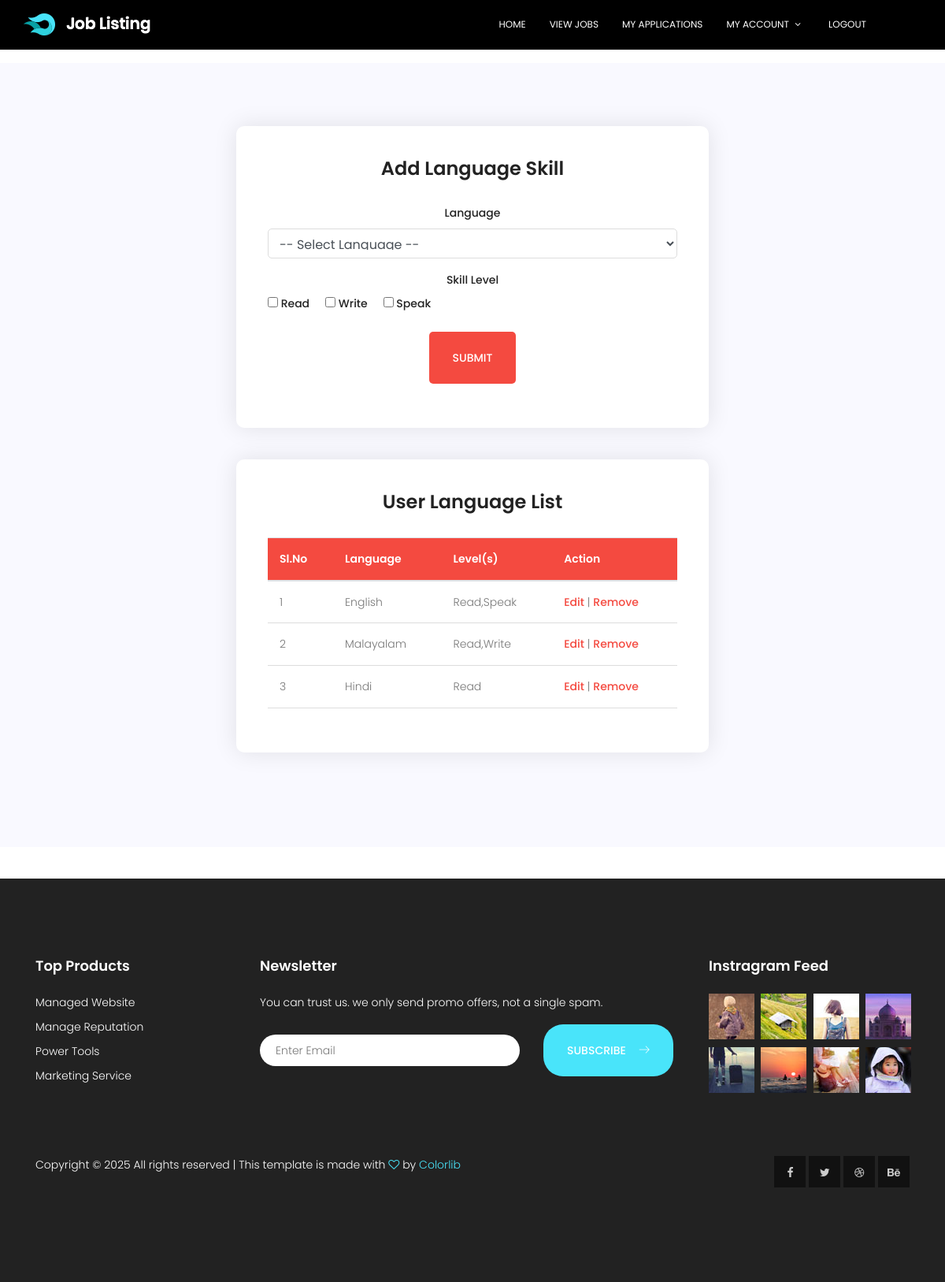
Screenshot of /Project/User/Userlanguage.php (signed in) with the database file from the repository.
### tables this page shows
CREATE TABLE `tbl_userlanguage` (
  `userlanguage_id` int(11) NOT NULL,
  `language_id` int(11) NOT NULL,
  `user_id` int(11) NOT NULL,
  `userlanguage_status` int(11) NOT NULL DEFAULT 0,
  `skill_level` varchar(100) NOT NULL
);

CREATE TABLE `tbl_language` (
  `language_id` int(11) NOT NULL,
  `language_name` varchar(30) NOT NULL,
  `language_status` int(11) NOT NULL DEFAULT 0
);

### Project/User/Userlanguage.php (the view, shortened to what this page needs)
<?php
include("../Assets/Connection/Connection.php");
include("Header.php");
$editMode = false;
$editLevels = [];
?>
<!DOCTYPE html>
<html lang="en">
<head>
</head>
<body>
    <section class="language-section">
        <div class="container">
            <div class="language-form">
                <h3><?php echo $editMode ? "Edit" : "Add"; ?> Language Skill</h3>
                <form id="form1" name="form1" method="post" action="">
                    <div class="form-group">
                        <label for="sel_language">Language</label>
                        <select name="sel_language" id="sel_language" class="form-control" required>
                            <option value="">-- Select Language --</option>
                        </select>
                    </div>
                    <div class="form-group">
                        <label>Skill Level</label>
                        <div class="checkbox-group">
                            <label><input type="checkbox" name="sel_level[]" value="Read"
                                <?php if (in_array("Read", $editLevels)) echo "checked"; ?>> Read</label>
                            <label><input type="checkbox" name="sel_level[]" value="Write"
                                <?php if (in_array("Write", $editLevels)) echo "checked"; ?>> Write</label>
                            <label><input type="checkbox" name="sel_level[]" value="Speak"
                                <?php if (in_array("Speak", $editLevels)) echo "checked"; ?>> Speak</label>
                        </div>
                    </div>
                    <div class="form-group text-center">
                        <button type="submit" name="btn_submit" id="btn_submit" class="primary-btn">
                            <?php echo $editMode ? "Update" : "Submit"; ?>
                        </button>
                    </div>
                </form>
            </div>
            <div class="language-table">
                <h3>User Language List</h3>
                <table class="table">
                    <thead>
                        <tr>
                            <th>Sl.No</th>
                            <th>Language</th>
                            <th>Level(s)</th>
                            <th>Action</th>
                        </tr>
                    </thead>
                    <tbody>
                        <?php
                        $i = 0;
                        $selQry = "SELECT * FROM tbl_userlanguage u
                                   INNER JOIN tbl_language t ON u.language_id = t.language_id
                                   WHERE userlanguage_status = 0 AND user_id = '" . $_SESSION['uid'] . "'";
                        $row = $Con->query($selQry);
                        while ($data = $row->fetch_assoc()) {
                            $i++;
                        ?>
                        <tr>
                            <td><?php echo $i; ?></td>
                            <td><?php echo htmlspecialchars($data['language_name']); ?></td>
                            <td><?php echo htmlspecialchars($data['skill_level']); ?></td>
                            <td>
                                <a href="Userlanguage.php?eid=<?php echo $data['userlanguage_id']; ?>" class="action-link">Edit</a> |
                                <a href="Userlanguage.php?rid=<?php echo $data['userlanguage_id']; ?>" class="action-link" onclick="return confirm('Are you sure you want to remove this skill?')">Remove</a>
                            </td>
                        </tr>
                        <?php } ?>
                    </tbody>
                </table>
            </div>
        </div>
    </section>
    <?php include("Footer.php"); ?>
</body>
</html>

### Project/Assets/Templates/Main/css/main.css (style rules this page uses)
body { color: #777777; font-family: "Poppins", sans-serif; font-size: 14px; font-weight: 300; line-height: 1.625em; position: relative; }
select { display: block; }
a { -webkit-transition: all 0.3s ease 0s; -moz-transition: all 0.3s ease 0s; -o-transition: all 0.3s ease 0s; transition: all 0.3s ease 0s; }
a, a:focus, a:hover { text-decoration: none; outline: 0; }
h1, h2, h3, h4, h5, h6 { font-family: "Poppins", sans-serif; color: #222222; line-height: 1.2em !important; margin-bottom: 0; margin-top: 0; font-weight: 600; }
h3, .h3 { font-size: 24px; }
td, th { border-radius: 0px; }
.text-center { text-align: center; }
h3 { font-size: 24px; }
h1, h2, h3, h4, h5, h6 { line-height: 1.5em; }
.primary-btn { background-color: #49e4fa; line-height: 42px; padding-left: 30px; padding-right: 60px; border-radius: 25px; border: none; color: #fff; display: inline-block; font-weight: 500; position: relative; -webkit-transition: all 0.3s ease 0s; -moz-transition: all 0.3s ease 0s; -o-transition: all 0.3s ease 0s; transition: all 0.3s ease 0s; cursor: pointer; text-transform: uppercase; position: relative; }
.primary-btn { background: #fff; border: 1px solid transparent; color: #222; padding-left: 40px; padding-right: 40px; border-radius: 50px; }

### Project/User/Userlanguage.php (style rules this page uses)
.language-section { padding: 80px 0; background: #f9f9ff; }
.language-form, .language-table { background: #fff; padding: 40px; border-radius: 10px; box-shadow: 0px 0px 30px rgba(0, 0, 0, 0.1); max-width: 600px; margin: 0 auto 40px; }
.language-form h3, .language-table h3 { font-size: 24px; font-weight: 600; margin-bottom: 30px; text-align: center; }
.form-group label { font-weight: 500; color: #222; }
.form-control, .form-control select { border: 1px solid #ddd; padding: 10px; border-radius: 5px; }
.checkbox-group { display: flex; gap: 20px; flex-wrap: wrap; }
.primary-btn { background: #f44a40; border: none; padding: 12px 30px; color: #fff; font-weight: 500; border-radius: 5px; transition: all 0.3s ease; }
.table { width: 100%; border-collapse: collapse; }
.table th, .table td { padding: 15px; text-align: left; border-bottom: 1px solid #ddd; }
.table th { background: #f44a40; color: #fff; font-weight: 600; }
.table td { background: #fff; }
.action-link { color: #f44a40; text-decoration: none; font-weight: 500; }

### rows the page displays
tbl_userlanguage: language.language_name "English", skill_level "Read,Speak"
tbl_userlanguage: language.language_name "Malayalam", skill_level "Read,Write"
tbl_userlanguage: language.language_name "Hindi", skill_level "Read"
